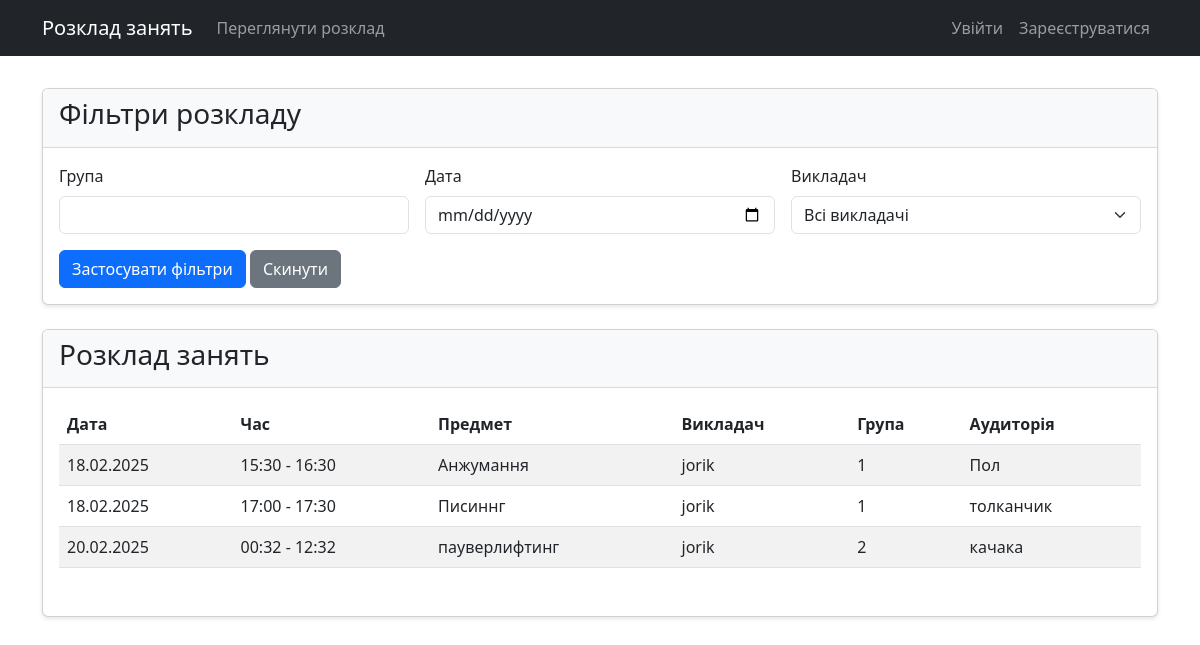
The app's page /schedule with its own data.
### models.py (models this page shows)
class Schedule(db.Model):
    id = db.Column(db.Integer, primary_key=True)
    subject = db.Column(db.String(100), nullable=False)
    teacher_id = db.Column(db.Integer, db.ForeignKey('user.id'), nullable=False)
    group = db.Column(db.String(50), nullable=False)
    date = db.Column(db.DateTime, nullable=False)
    start_time = db.Column(db.String(5), nullable=False)
    end_time = db.Column(db.String(5), nullable=False)
    room = db.Column(db.String(50), nullable=False)
    teacher = db.relationship('User', backref='schedules')

class User(UserMixin, db.Model):
    id = db.Column(db.Integer, primary_key=True)
    username = db.Column(db.String(80), unique=True, nullable=False)
    password = db.Column(db.String(120), nullable=False)
    email = db.Column(db.String(120), unique=True, nullable=False)
    is_admin = db.Column(db.Boolean, default=False)
    group = db.Column(db.String(50), nullable=True)

### app.py (the view)
@app.route('/schedule')
def view_schedule():
    group = request.args.get('group')
    date = request.args.get('date')
    teacher_id = request.args.get('teacher_id')
    query = Schedule.query
    if group:
        query = query.filter_by(group=group)
    if date:
        date_obj = datetime.strptime(date, '%Y-%m-%d')
        query = query.filter(db.func.date(Schedule.date) == date_obj.date())
    if teacher_id:
        query = query.filter_by(teacher_id=teacher_id)
    schedules = query.order_by(Schedule.date, Schedule.start_time).all()
    teachers = User.query.filter_by(is_admin=True).all()
    return render_template('schedule.html', schedules=schedules, teachers=teachers)

### templates/schedule.html (shortened to what this page needs)
{% extends "base.html" %}
{% block content %}
<div class="row mb-4">
    <div class="col-md-12">
        <div class="card">
            <div class="card-header">
                <h3>Фільтри розкладу</h3>
            </div>
            <div class="card-body">
                <form method="GET" class="row g-3">
                    <div class="col-md-4">
                        <label for="group" class="form-label">Група</label>
                        <input type="text" class="form-control" id="group" name="group" value="{{ request.args.get('group', '') }}">
                    </div>
                    <div class="col-md-4">
                        <label for="date" class="form-label">Дата</label>
                        <input type="date" class="form-control" id="date" name="date" value="{{ request.args.get('date', '') }}">
                    </div>
                    <div class="col-md-4">
                        <label for="teacher" class="form-label">Викладач</label>
                        <select class="form-select" id="teacher_id" name="teacher_id">
                            <option value="">Всі викладачі</option>
                        </select>
                    </div>
                    <div class="col-12">
                        <button type="submit" class="btn btn-primary">Застосувати фільтри</button>
                        <a href="{{ url_for('view_schedule') }}" class="btn btn-secondary">Скинути</a>
                    </div>
                </form>
            </div>
        </div>
    </div>
</div>
<div class="row">
    <div class="col-md-12">
        <div class="card">
            <div class="card-header">
                <h3>Розклад занять</h3>
            </div>
            <div class="card-body">
                {% if schedules %}
                <div class="table-responsive">
                    <table class="table table-striped">
                        <thead>
                            <tr>
                                <th>Дата</th>
                                <th>Час</th>
                                <th>Предмет</th>
                                <th>Викладач</th>
                                <th>Група</th>
                                <th>Аудиторія</th>
                            </tr>
                        </thead>
                        <tbody>
                            {% for schedule in schedules %}
                            <tr>
                                <td>{{ schedule.date.strftime('%d.%m.%Y') }}</td>
                                <td>{{ schedule.start_time }} - {{ schedule.end_time }}</td>
                                <td>{{ schedule.subject }}</td>
                                <td>{{ schedule.teacher.username }}</td>
                                <td>{{ schedule.group }}</td>
                                <td>{{ schedule.room }}</td>
                            </tr>
                            {% endfor %}
                        </tbody>
                    </table>
                </div>
                {% else %}
                <p class="text-center">Заняття не знайдено</p>
                {% endif %}
            </div>
        </div>
    </div>
</div>
{% endblock %}

### templates/base.html (shortened to what this page needs)
<!DOCTYPE html>
<html lang="uk">
<head>
    <link href="https://cdn.jsdelivr.net/npm/bootstrap@5.3.0/dist/css/bootstrap.min.css" rel="stylesheet">
    <link rel="stylesheet" href="{{ url_for('static', filename='css/style.css') }}">
</head>
<body>
    <nav class="navbar navbar-expand-lg navbar-dark bg-dark">
        <div class="container">
            <a class="navbar-brand" href="{{ url_for('index') }}">Розклад занять</a>
            <div class="collapse navbar-collapse" id="navbarNav">
                <ul class="navbar-nav me-auto">
                    <li class="nav-item">
                        <a class="nav-link" href="{{ url_for('view_schedule') }}">Переглянути розклад</a>
                    </li>
                </ul>
                <ul class="navbar-nav">
                    {% if current_user.is_authenticated %}
                    <li class="nav-item">
                        <span class="nav-link">{{ current_user.username }}</span>
                    </li>
                    <li class="nav-item">
                        <a class="nav-link" href="{{ url_for('auth.logout') }}">Вийти</a>
                    </li>
                    {% else %}
                    <li class="nav-item">
                        <a class="nav-link" href="{{ url_for('auth.login') }}">Увійти</a>
                    </li>
                    <li class="nav-item">
                        <a class="nav-link" href="{{ url_for('auth.register') }}">Зареєструватися</a>
                    </li>
                    {% endif %}
                </ul>
            </div>
        </div>
    </nav>
    <div class="container mt-4">
        {% block content %}{% endblock %}
    </div>
</body>
</html>

### static/css/style.css (style rules this page uses)
.navbar { margin-bottom: 2rem; }
.card { box-shadow: 0 2px 4px rgba(0, 0, 0, 0.1); }
.card-header { background-color: #f8f9fa; border-bottom: 1px solid rgba(0, 0, 0, 0.125); }
.table-responsive { margin-bottom: 1rem; }

### records on screen
Schedule: date "18.02.2025", start_time "15:30", end_time "16:30", subject "Анжумання", teacher.username "jorik", group "1", room "Пол"
Schedule: date "18.02.2025", start_time "17:00", end_time "17:30", subject "Писиннг", teacher.username "jorik", group "1", room "толканчик"
Schedule: date "20.02.2025", start_time "00:32", end_time "12:32", subject "пауверлифтинг", teacher.username "jorik", group "2", room "качака"
